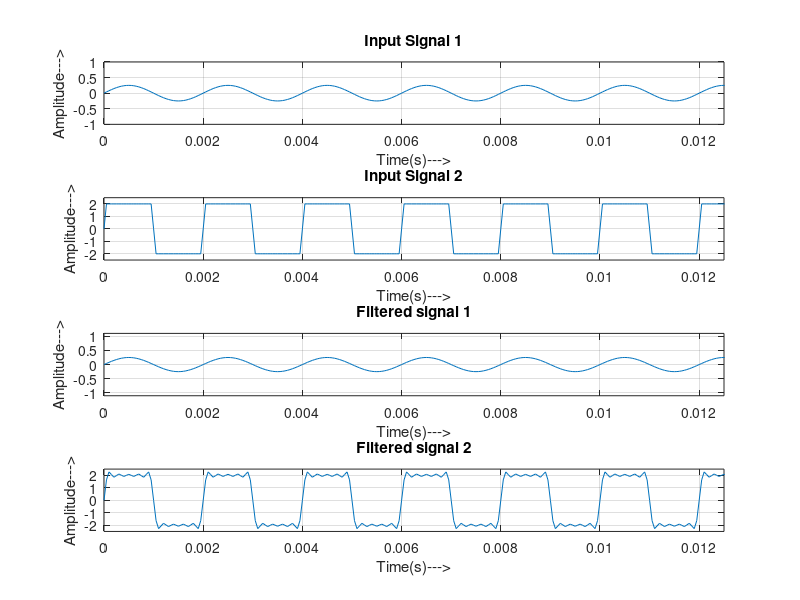
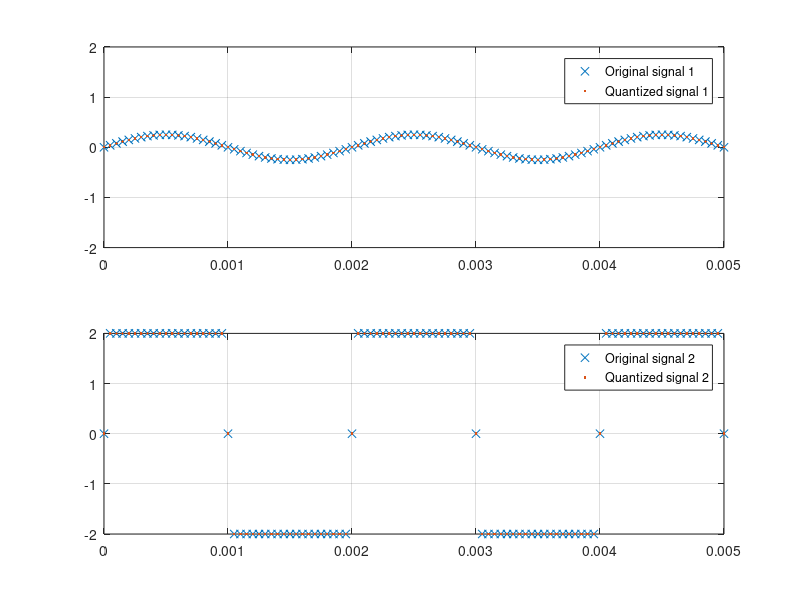
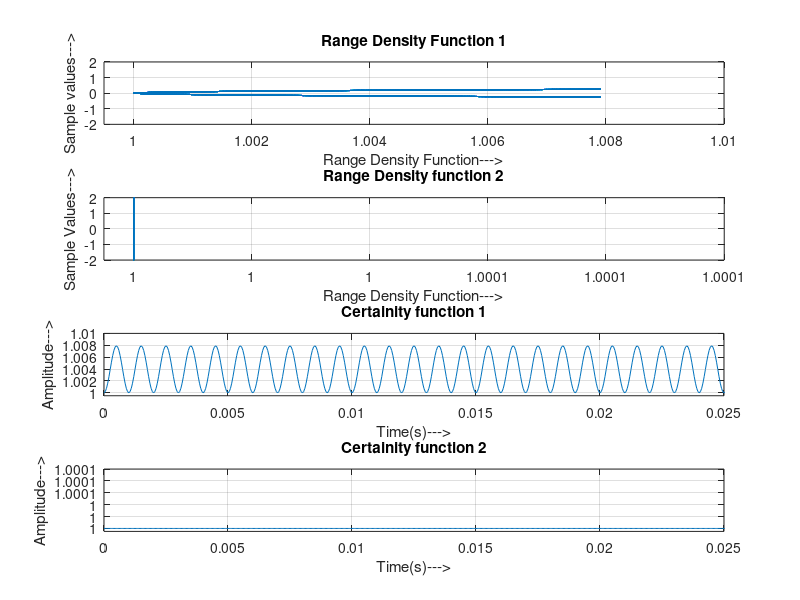
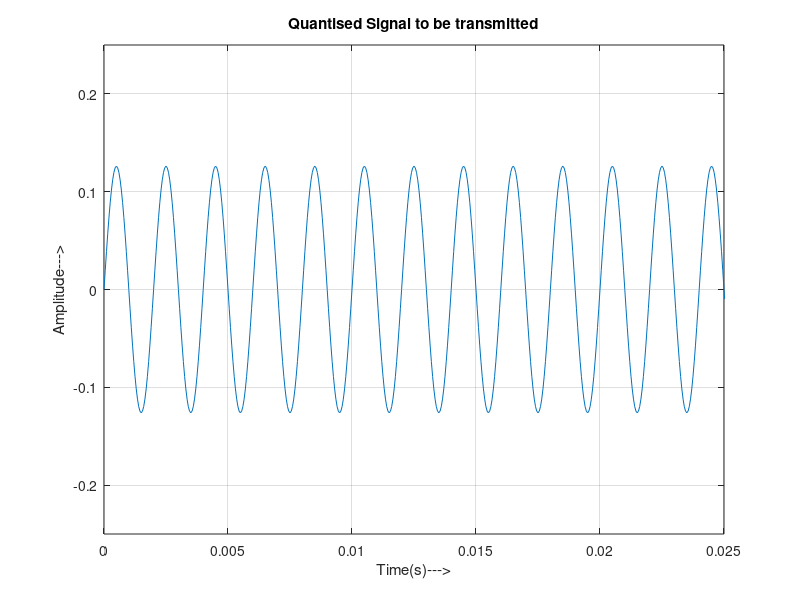

Recreate these plots in MATLAB, in order.
% HDR to AUDIO Signals RESCALING AND RANGE DENSITY FUNCTION CODE
clc;
close all;
clear all;

% ------------------------------------------------------------------------
% IDENTIFYING THE MYDAQ DEVICE
%  daq.getDevices
% CREATING A NEW SESSION
% s = daq.createSession('ni');
% ---------------------------FOR CHANNEL 1---------------------------------
% ADDING AN ANALOG VOLTAGE INPUT CHANNEL
% ch0 = s.addAnalogInputChannel('myDAQ1', 'ai0', 'Voltage');
%PUTTING AN ANTI-ALIASING FILTER - BUTTERWORTH FILTER  

% --------------------Test signal without the MyDAQ-----------------------
f = 500;
fs = 20e3;
t = 0:1/fs:1;
ch0  = (2*0.125).*sin(2*pi*f.*t);
ch1  = (18420*2*0.125).*sin(2*pi*f.*t);

for R = 1:fs+1
        if (ch1(R)> 2)
            ch1(R) = 2;
        elseif (ch1(R)< -2)
            ch1(R) = -2;            
        end
end   

% Qauntisation of the Test Signal
partition = [-2:.0000610 :1.999939]; % Length 65535, to represent 2^16=65536 intervals
codebook = [-1.9999695:0.0000610:2.0000305]; % Length 65536, one entry for each interval
[index1,quants1] = quantiz(ch0,partition,codebook); % Quantize.
[index2,quants2] = quantiz(ch1,partition,codebook); % Quantize 
% ------------------------------------------------------------------------
% fnorm = [0 fs/2]/(2*fs);  
[b1,a1] = butter(10,0.5,'low');  %Butterworth filter order 10
Y1 = filtfilt(b1,a1,quants1);      %filter1 implementation

% ---------------------------FOR CHANNEL 2--------------------------------
% ch1 = s.addAnalogInputChannel('myDAQ1', 'ai1', 'Voltage');

%PUTTING AN ANTI-ALIASING FILTER - BUTTERWORTH FILTER 

[b2,a2] = butter(10,0.50,'low');  %Butterworth filter order 10 put 's' to change to analog filter
Y2 = filtfilt(b2,a2,quants2);      %filter2 implementation

% SETTING DEVICE AND CHANNEL PROPERTIES
%  s.Rate = 20e3; 
%  s.Channels.Range = [-2 2];
%  s.DurationInSeconds = 0.5;

 
%----------------- Rescaling the quantised signal -------------------------

g1 = 2; % the signal is a sine wave with an amptide of 0.25 V with an offset of 0.5V
g_delta = 18420; 
Y2_new = Y2./(g_delta.*g1);
Y1_new = Y1./g1;

%----------------Certainity function multiplication------------------------

Range_density1 = 1./(sqrt(1-(Y1_new.*Y1_new)));
Range_density2 = 1./(sqrt(1-(Y2_new.*Y2_new)));

Y_quantised = (Range_density1.*Y1_new) + (Range_density2.*Y2_new);

% SNR_HDR_signal = snr(Y_quantised, fs, 6); %snr using MATLAB 2014a only
% disp(SNR_HDR_signal);
% SNT_non_HDR_signal = snr(Y1_new, fs, 6); %snr of the LDR (non-quantized) signal

% -------------------Plotting input signal--------------------------------
figure (1);

subplot (4,1,1);
plot (t,ch0);
axis ([0 0.0125 -1 1]);
grid on;
xlabel('Time(s)--->');
ylabel ('Amplitude--->');
title ('Input Signal 1');

subplot (4,1,2);
plot (t,ch1);
axis ([0 0.0125 -2.5 2.5]);
grid on;
xlabel('Time(s)--->');
ylabel ('Amplitude--->');
title ('Input Signal 2');

subplot (4,1,3);
plot (t,Y1);
axis ([0 0.0125 -1.1 1.1]);
grid on;
xlabel('Time(s)--->');
ylabel ('Amplitude--->');
title ('Filtered signal 1');

subplot (4,1,4);
plot (t,Y2);
axis ([0 0.0125 -2.5 2.5]);
grid on;
xlabel('Time(s)--->');
ylabel ('Amplitude--->');
title ('Filtered signal 2');
% ----------------------------
figure(2);
subplot (2,1,1);
plot(t,ch0,'x',t,quants1,'.')
axis ([0 0.005 -2 2]);
grid on;
legend('Original signal 1','Quantized signal 1');

subplot (2,1,2);
plot(t,ch1,'x',t,quants2,'.')
axis ([0 0.005 -2 2]);
grid on;
legend('Original signal 2','Quantized signal 2');

%---------------------------

figure (3);

subplot (4,1,1);
plot (Range_density1,Y1);
axis ([0.9995 1.0100 -2 2]);
grid on;
xlabel('Range Density Function--->');
ylabel ('Sample values--->');
title ('Range Density Function 1');

subplot (4,1,2);
plot ( Range_density2, Y2);
axis ([0.999995 1.000100 -2 2]);
grid on;
xlabel('Range Density Function--->');
ylabel ('Sample Values--->');
title ('Range Density function 2');

subplot (4,1,3);
plot (t,Range_density1);
axis ([0 0.025 0.9995 1.0100]);
grid on;
xlabel('Time(s)--->');
ylabel ('Amplitude--->');
title ('Certainity function 1');

subplot (4,1,4);
plot (t,Range_density2);
axis ([0 0.025 0.999995 1.000100]);
grid on;
xlabel('Time(s)--->');
ylabel ('Amplitude--->');
title ('Certainity function 2');

% -------------------------------

figure(4);
plot (t,Y_quantised);
axis ([0 0.025 -0.250 0.250]);
grid on;
xlabel('Time(s)--->');
ylabel ('Amplitude--->');
title ('Quantised Signal to be transmitted');







